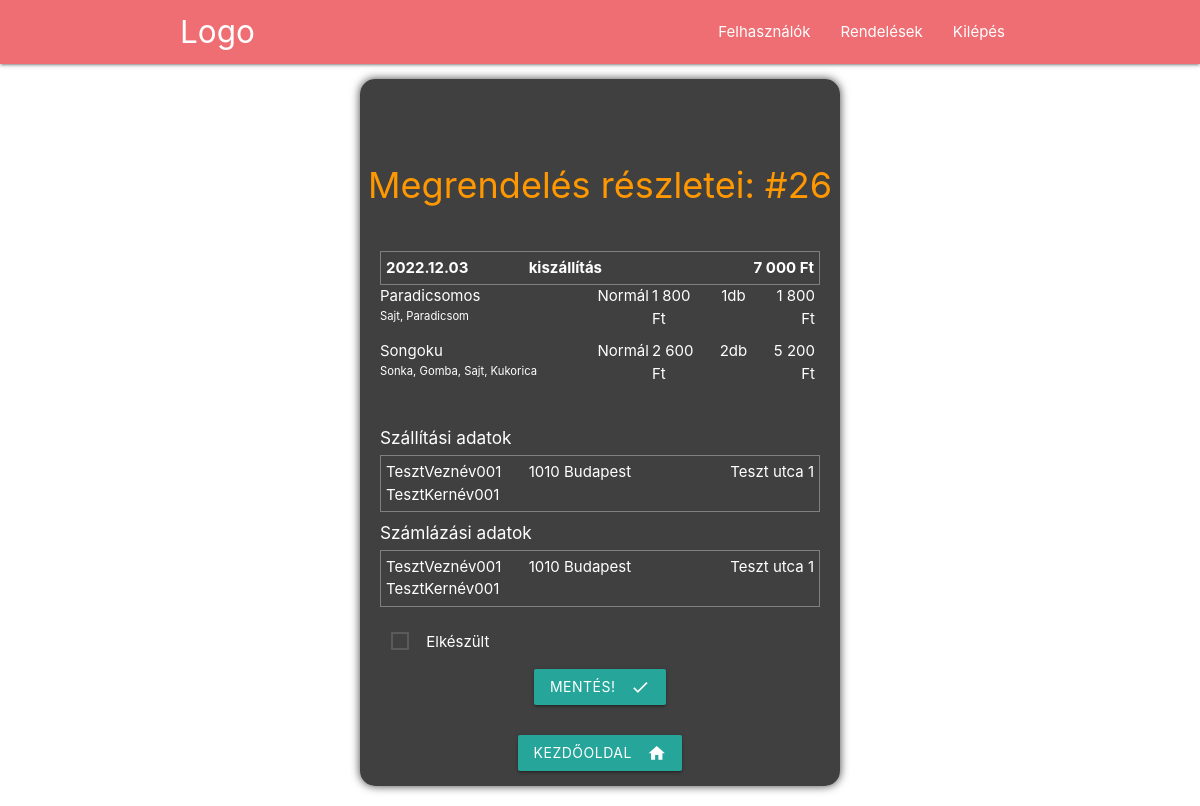
Screenshot of /pizzarendelo_bead/system_admin/order-details/26 (signed in) with the database file from the repository.
### tables this page shows
CREATE TABLE `orders` (
  `id` bigint(20) UNSIGNED NOT NULL,
  `user_id` bigint(20) UNSIGNED NOT NULL,
  `user_data` text DEFAULT NULL,
  `email` varchar(200) DEFAULT NULL,
  `shipping_price` int(11) NOT NULL,
  `delivery_method` varchar(30) DEFAULT NULL,
  `total` int(11) NOT NULL,
  `is_ready` int(11) NOT NULL DEFAULT 0,
  `created_at` timestamp NULL DEFAULT current_timestamp(),
  `updated_at` timestamp NULL DEFAULT NULL ON UPDATE current_timestamp()
);

CREATE TABLE `order_pizzas` (
  `id` bigint(20) UNSIGNED NOT NULL,
  `pizza_id` bigint(20) UNSIGNED NOT NULL,
  `order_id` bigint(20) UNSIGNED NOT NULL,
  `pizza_name` varchar(255) NOT NULL,
  `topping_list` longtext NOT NULL CHECK (json_valid(`topping_list`)),
  `size` varchar(255) NOT NULL,
  `price` int(11) NOT NULL,
  `quantity` int(11) NOT NULL,
  `subtotal` int(11) NOT NULL,
  `created_at` timestamp NULL DEFAULT current_timestamp(),
  `updated_at` timestamp NULL DEFAULT NULL ON UPDATE current_timestamp()
);

### pizzarendelo_bead/includes/template_parts.php (called while the page is built, shortened)
<?php
function amount($val)
{
    return number_format($val, 0, ' ', ' ').CURRENCY;
}

### pizzarendelo_bead/includes/functions.php (called while the page is built, shortened)
<?php
function public_path($url = '')
{
    return DOCUMENT_ROOT.$url;
}

### pizzarendelo_bead/admin/order-details.php (the view, shortened to what this page needs)
<?php
$id = (int)$_GET["id"];
?>
<div class="section no-pad-bot" id="index-banner">
    <div class="container alpha-bg" style="width:40%">
        <br><br>
        <h1 class="header center orange-text">Megrendelés részletei: #<?php print $id ?> </h1>
        <div class="row text-block">
            <form action="" method="post">
                <?php
        $szallmodok = ['kiszallitas' => 'kiszállítás', 'szemelyes' => 'személyes átvétel'];
$sql = mysqli_query($connection, "select * from orders where id='" . $id . "'");
$adat = mysqli_fetch_object($sql);
print '<div class="order-heading" >' .
    '<div>' . date('Y.m.d', strtotime($adat->created_at)) . ' </div> ' .
    '<div>' . $szallmodok[$adat->delivery_method] . '</div>' .
    '<div>' . amount($adat->total) . '</div> </div>';
$ordersql = mysqli_query($connection, "select * from order_pizzas where order_id='" . $id . "'");
while ($pizza = mysqli_fetch_object($ordersql)) {
    print '<div class="order-item">
    <div>' . $pizza->pizza_name . '<br>';
    $toppings = json_decode($pizza->topping_list);
    $toppinglist = '';
    foreach ($toppings as $topping) {
        $toppinglist .=$topping->name . ', ';
    }
    print '<small title="' . trim($toppinglist, ', ') . '">' . trim($toppinglist, ', ') . '</small>';
    print '</div>';
    print '<div>' . $pizza->size . ' </div>';
    print '<div>' . amount($pizza->price) . ' </div>';
    print '<div>' . $pizza->quantity . 'db </div>';
    print '<div>' . amount($pizza->subtotal) . '</div> </div>';
}
$user = json_decode($adat->user_data);
if (isset($user->first_name)) {
    print '
                <br>
                <h6>Szállítási adatok</h6>
                <div class="order-heading" >' .
                '<div class="fw-normal">'.$user->first_name.' '.$user->last_name.'</div> ' .
                '<div  class="fw-normal">'.$user->shipping_zip.' '.$user->shipping_city.'</div>' .
                '<div  class="fw-normal">'.$user->shipping_street.' '.$user->shipping_nr.'</div> </div>';
    print '
                <h6>Számlázási adatok</h6>
                <div class="order-heading" >' .
                '<div class="fw-normal">'.$user->billing_name.' '.$user->billing_tax_nr.'</div> ' .
                '<div  class="fw-normal">'.$user->billing_zip.' '.$user->billing_city.'</div>' .
                '<div  class="fw-normal">'.$user->billing_street.' '.$user->billing_nr.'</div> </div>';
}
?>
                <br>
                <div class=" col s12 ">
                    <label>
                        <span>Elkészült</span>
                    </label>
                </div>
                <div class="input-field col s12 text-center">
                    <button class="waves-effect waves-light btn"><i
                            class="material-icons right">check</i>Mentés!</button>
                </div>
                <div class="input-field col s12 text-center">
                    <a class="waves-effect waves-light btn"
                        href="<?php print public_path('/system_admin/dashboard') ?>"><i
                            class="material-icons right">home</i>Kezdőoldal</a>
                </div>
            </form>
        </div>
    </div>
</div>

### pizzarendelo_bead/admin/css/style.css (style rules this page uses)
h1 { font-size: 36px; }
.text-block { padding: 0px 20px !important; }
.alpha-bg { background-color: rgba(0, 0, 0, 0.75); border-radius: 15px; box-shadow: 0 0 10px rgba(0, 0, 0, 0.75); }
.alpha-bg * { color: white; }
.text-center { text-align: center !important; }
.order-heading { border: 1px solid grey; padding: 5px; font-weight: bold; display: flex; }
.order-heading div { flex: 1; }
.order-heading div:last-child { text-align: right; }
.order-item { display: flex; }
.order-item div { flex: 1; }
.order-item div:first-child { flex: 4; }
.order-item div:last-child { text-align: right; padding-right: 5px; }
.order-item div:nth-child(4) { text-align: center; }
.order-item small { display: block; width: 200px; overflow: hidden; text-overflow: ellipsis; white-space: nowrap; }
.order-item { margin-bottom: 10px; }
.fw-normal { font-weight: normal!important; }

### rows the page displays
orders: created_at "2022.12.03", delivery_method "kiszállítás", total "7 000 Ft"
order_pizzas: pizza_name "Paradicsomos", toppinglist "Sajt, Paradicsom", size "Normál", price "1 800 Ft", quantity "1", subtotal "1 800 Ft"
order_pizzas: pizza_name "Songoku", toppinglist "Sonka, Gomba, Sajt, Kukorica", size "Normál", price "2 600 Ft", quantity "2", subtotal "5 200 Ft"

### other values shown
$id "26"
$user->first_name "TesztVeznév001"
$user->last_name "TesztKernév001"
$user->shipping_zip "1010"
$user->shipping_city "Budapest"
$user->shipping_street "Teszt utca"
$user->shipping_nr "1"
$user->billing_name "TesztVeznév001 TesztKernév001"
$user->billing_zip "1010"
$user->billing_city "Budapest"
$user->billing_street "Teszt utca"
$user->billing_nr "1"
